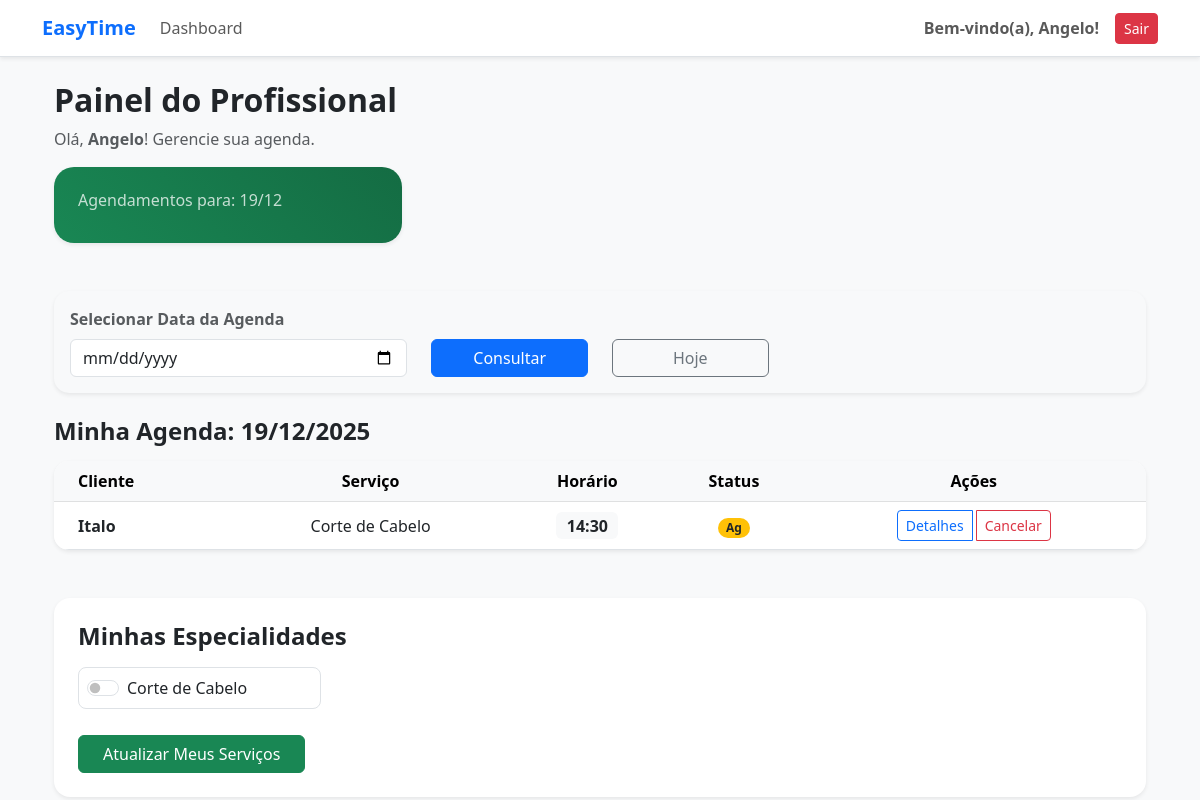
Page / (signed in) on the committed database.
### usuarios/models.py (models this page shows, shortened)
class CustomUser(AbstractUser):
    TIPO_CHOICES = (
        ('cliente', 'Cliente'),
        ('profissional', 'Profissional'),
    )
    tipo = models.CharField(max_length=15, choices=TIPO_CHOICES, default='cliente')

### agendamentos/models.py (models this page shows, shortened)
class Agendamento(models.Model):
    STATUS_CHOICES = [
        ('AG', 'Agendado'),
        ('PE', 'Pendente'),
        ('CA', 'Cancelado'),
        ('RE', 'Realizado'),
    ]
    usuario = models.ForeignKey(settings.AUTH_USER_MODEL, on_delete=models.CASCADE, related_name='agendamentos', null=True)
    servico = models.ForeignKey(Servico, on_delete=models.PROTECT)
    funcionario = models.ForeignKey(Funcionario, on_delete=models.PROTECT, null=True, blank=True)
    data_horario = models.DateTimeField()
    status = models.CharField(
        max_length=2,
        choices=STATUS_CHOICES,
        default='PE'
    )
    observacoes = models.TextField(blank=True)
    created_at = models.DateTimeField(auto_now_add=True)
    updated_at = models.DateTimeField(auto_now=True)
    class Meta:
        ordering = ['data_horario']

### servicos/models.py (models this page shows, shortened)
class Servico(models.Model):
    nome = models.CharField(max_length=100)
    descricao = models.TextField(blank=True, null=True)
    preco = models.DecimalField(max_digits=6, decimal_places=2)
    duracao = models.IntegerField(help_text="Duração do serviço em minutos.")
    class Meta:
        verbose_name = "Serviço"
        verbose_name_plural = "Serviços"

### painel/views.py (the view)
# urls.py: path('', views.dashboard, name='dashboard'),
@login_required
def dashboard(request):
    user = request.user
    hoje = timezone.now().date()
    data_get = request.GET.get('data')
    if data_get:
        try:
            data_selecionada = datetime.strptime(data_get, '%Y-%m-%d').date()
        except ValueError:
            data_selecionada = hoje
    else:
        data_selecionada = hoje
    if user.tipo == 'cliente':
        agendamentos = Agendamento.objects.filter(usuario=user).order_by('data_horario')
        template = 'painel/dashboard_cliente.html'
    else:
        agendamentos = Agendamento.objects.filter(
            funcionario__user=user,
            data_horario__date=data_selecionada
        ).order_by('data_horario')
        template = 'painel/dashboard_funcionario.html'
    context = {
        'agendamentos': agendamentos,
        'total_futuros': agendamentos.count(),
        'servicos_disponiveis': Servico.objects.all(),
        'perfil_funcionario': getattr(user, 'funcionario', None),
        'data_hoje': hoje,
        'data_selecionada': data_selecionada,
    }
    return render(request, template, context)

### painel/templates/painel/dashboard_funcionario.html (shortened to what this page needs)
{% extends 'painel/base.html' %}
{% block content %}
<div class="container mt-4">
    <h2 class="fw-bold">Painel do Profissional</h2>
    <p class="text-muted">Olá, <strong>{{ request.user.get_full_name|default:request.user.username }}</strong>! Gerencie sua agenda.</p>
    <div class="row mb-5">
        <div class="col-md-4">
            <div class="card p-4 shadow-sm border-0 text-white" style="background: linear-gradient(45deg, #198754, #146c43); border-radius: 20px;">
                <h6 class="opacity-75">Agendamentos para: {{ data_selecionada|date:"d/m" }}</h6>
            </div>
        </div>
    </div>
    <div class="card p-3 shadow-sm border-0 mb-4" style="border-radius: 15px; background-color: #f8f9fa;">
        <form method="GET" class="row align-items-end">
            <div class="col-md-4">
                <label for="data" class="form-label fw-bold text-muted">Selecionar Data da Agenda</label>
                <input type="date" name="data" id="data" class="form-control" value="{{ data_selecionada|date:'Y-m-d'|default:data_hoje|date:'Y-m-d' }}">
            </div>
            <div class="col-md-2">
                <button type="submit" class="btn btn-primary w-100">Consultar</button>
            </div>
            <div class="col-md-2">
                <a href="?" class="btn btn-outline-secondary w-100">Hoje</a>
            </div>
        </form>
    </div>
    <h4 class="fw-bold mb-3">Minha Agenda: {{ data_selecionada|date:"d/m/Y" }}</h4>
    <div class="card shadow-sm border-0 mb-5" style="border-radius: 15px; overflow: hidden;">
        <div class="table-responsive">
            <table class="table table-hover align-middle mb-0 text-center">
                <thead class="table-light">
                    <tr>
                        <th class="ps-4 text-start">Cliente</th>
                        <th>Serviço</th>
                        <th>Horário</th>
                        <th>Status</th>
                        <th>Ações</th>
                    </tr>
                </thead>
                <tbody>
                    {% for a in agendamentos %}
                    <tr>
                        <td class="ps-4 text-start"><strong>{{ a.usuario.get_full_name|default:a.usuario.username }}</strong></td>
                        <td>{{ a.servico.nome }}</td>
                        <td><span class="badge bg-light text-dark fs-6">{{ a.data_horario|date:"H:i" }}</span></td>
                        <td>
                            <span class="badge rounded-pill {% if a.status == 'confirmado' %}bg-primary{% elif a.status == 'realizado' %}bg-success{% elif a.status == 'cancelado' %}bg-danger{% else %}bg-warning text-dark{% endif %}">
                                {{ a.status|title }}
                            </span>
                        </td>
                        <td>
                            <div class="btn-group gap-1">
                                <a href="/agendamentos/detalhes/{{ a.id }}/" class="btn btn-sm btn-outline-primary">Detalhes</a>
                                {% if a.status != 'cancelado' %}
                                    <a href="/agendamentos/cancelar/{{ a.id }}/" class="btn btn-sm btn-outline-danger" onclick="return confirm('Deseja cancelar?')">Cancelar</a>
                                {% endif %}
                            </div>
                        </td>
                    </tr>
                    {% empty %}
                    <tr><td colspan="5" class="text-center py-5 text-muted">Nenhum cliente agendado para esta data.</td></tr>
                    {% endfor %}
                </tbody>
            </table>
        </div>
    </div>
    <div class="card p-4 shadow-sm border-0 rounded-4">
        <h4 class="fw-bold mb-3">Minhas Especialidades</h4>
        <form method="POST" action="{% url 'painel:atualizar_especialidades' %}">
            <div class="row">
                {% for servico in servicos_disponiveis %}
                <div class="col-md-3 mb-2">
                    <div class="form-check form-switch border p-2 rounded-3">
                        <input class="form-check-input ms-0 me-2" type="checkbox" name="especialidades" value="{{ servico.pk }}"
                            {% if servico in perfil_funcionario.especialidades.all %}checked{% endif %}>
                        <label class="form-check-label">{{ servico.nome }}</label>
                    </div>
                </div>
                {% endfor %}
            </div>
            <button type="submit" class="btn btn-success mt-3 px-4">Atualizar Meus Serviços</button>
        </form>
    </div>
</div>
{% endblock %}

### painel/templates/painel/base.html (shortened to what this page needs)
{% load static %}
<!DOCTYPE html>
<html lang="pt-br">
<head>
    <link href="https://cdn.jsdelivr.net/npm/bootstrap@5.3.0/dist/css/bootstrap.min.css" rel="stylesheet">
    <link rel="stylesheet" href="https://cdnjs.cloudflare.com/ajax/libs/font-awesome/6.0.0-beta3/css/all.min.css">
</head>
<body>
    <nav class="navbar navbar-expand-lg navbar-light shadow-sm">
        <div class="container-fluid container">
            <a class="navbar-brand fw-bold text-primary" href="{% url 'painel:dashboard' %}">EasyTime</a>
            <div class="collapse navbar-collapse" id="navbarNav">
                <ul class="navbar-nav me-auto mb-2 mb-lg-0">
                    <li class="nav-item"><a class="nav-link" href="{% url 'painel:dashboard' %}">Dashboard</a></li>
                </ul>
                <div class="d-flex align-items-center">
                    <span class="navbar-text me-3 fw-bold">
                        Bem-vindo(a), {{ request.user.first_name|default:request.user.username }}!
                    </span>
                    <form method="post" action="{% url 'usuarios:logout' %}" style="display: inline;">
                        <button type="submit" class="btn btn-danger btn-sm">Sair</button>
                    </form>
                </div>
            </div>
        </div>
    </nav>
    <div class="container mt-4">
        {% block content %}
        {% endblock %}
    </div>
</body>
</html>

### painel/templates/painel/base.html (style rules this page uses)
body { background-color: #f8f9fa; }
.navbar { background-color: #ffffff; border-bottom: 1px solid #dee2e6; }

### rows in the picture
CustomUser: user.first_name "Angelo", user.get_full_name "Angelo"
Agendamento: usuario.get_full_name "Italo", servico.nome "Corte de Cabelo", data_horario "14:30", status "Ag"
Servico: nome "Corte de Cabelo"
